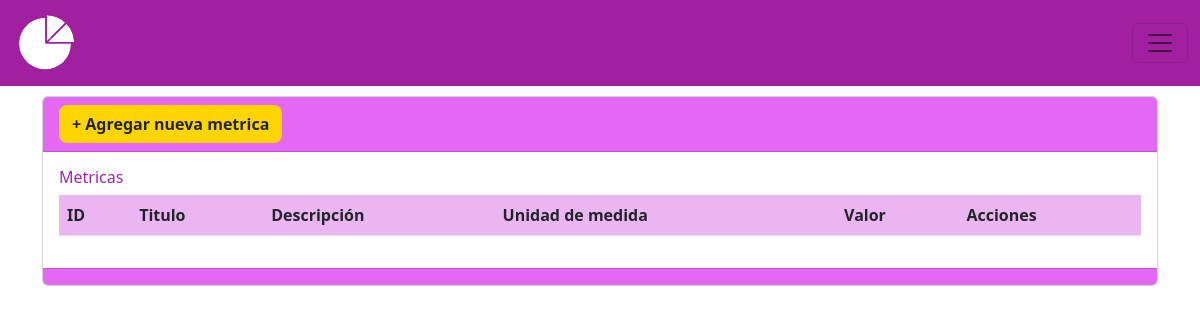
/metricas, run on an earlier commit of the app's database.
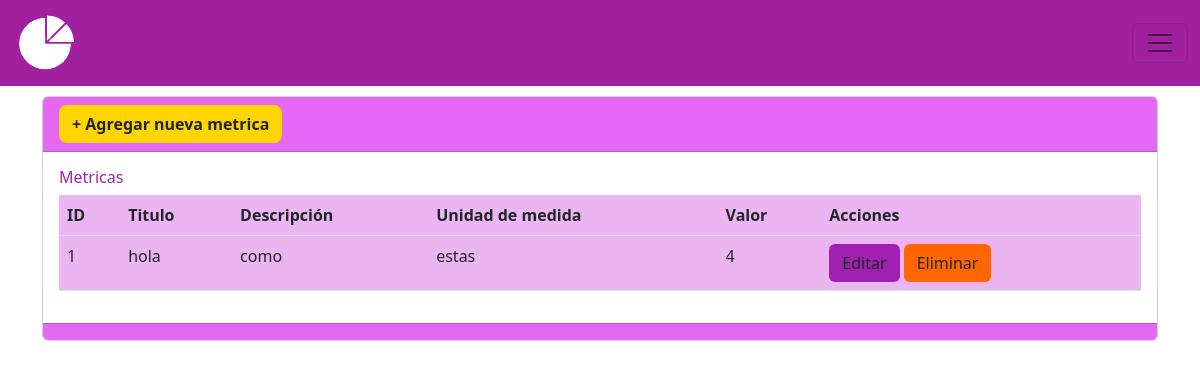
And on a later commit of the database.
### MIReApp/models.py (models this page shows, shortened)
class Metrica(models.Model):
    id = models.AutoField(primary_key=True)
    titulo = models.CharField(max_length=100,
                              verbose_name='Titulo',
                              unique= True,
                              validators= [
                                  RegexValidator(regex= r'^[a-zA-Z\s]*$',
                                                 message="El nombre no puede contener caracteres especiales.",
                                                 code='invalid_nombre')
                              ])
    descripcion = models.TextField(max_length=100, verbose_name='Descripcion', null=True)
    unidad_medida = models.CharField(max_length=100,
                                        verbose_name='Unidad de Medida',
                                        unique= True,
                                        validators= [
                                            RegexValidator(regex= r'^[a-zA-Z\s]*$',
                                                            message="La unidad de medida no puede contener caracteres especiales",
                                                            code='invalid_nombre')
                                        ])
    valor = models.IntegerField(verbose_name='Valor', validators=[MinValueValidator(0, message="El valor no puede ser negativo")], default=0)
    frecuencia = models.CharField(max_length=10, choices=FRECUENCIAS, default='Anual')

### MIReApp/views.py (the view)
# urls.py: path('metricas', views.metricas, name='metricas'),
def metricas(request):#el renderizado se hace acá, por eso tenemos el libro incrustado en el index, eso se soluciona acá
    metricas = Metrica.objects.all()
    return render(request, 'metricas/index.html', {'metrica': metricas})

### MIReApp/templates/metricas/index.html (shortened to what this page needs)
{% extends "base.html" %}
{% block contenido %}
    <div class="card">
        <div class="card-header" style="background-color: #e468f4;">
            <a name="" id="" class="btn fw-bold rounded-3" style="background-color: #ffd500;" href="{% url 'crear' %}">+ Agregar nueva metrica</a>
        </div>
        <div class="card-body">
            <h6 class="card-title">Metricas</h6>
            <div class="table-responsive">
                <table class="table" style="background-color: #eab5f1;">
                    <thead>
                        <tr>
                            <th scope="col">ID</th>
                            <th scope="col">Titulo</th>
                            <th scope="col">Descripción</th>
                            <th scope="col">Unidad de medida</th>
                            <th scope="col">Valor</th>
                            <th scope="col">Acciones</th>
                        </tr>
                    </thead>
                    <tbody>
                        {% for metri in metrica %}
                        <tr class="">
                            <td scope="row">{{ metri.id }}</td>
                            <td>{{ metri.titulo }}</td>
                            <td>{{ metri.descripcion }}</td>
                            <td>{{ metri.unidad_medida }}</td>
                            <td>{{ metri.valor }}</td>
                            <td>
                                <a name="" id="" class="btn" style="background-color: #a020b0;" href="{% url 'editar' metri.id %}">Editar</a>
                                <a name="" id="" class="btn" style="background-color: #f60;" href="{% url 'eliminar' metri.id %}" role="button">Eliminar</a>
                            </td>
                        </tr>
                        {% endfor %}
                    </tbody>
                </table>
            </div>
        </div>
        <div class="card-footer text-muted" style="background-color: #e468f4;">
        </div>
    </div>
{% endblock %}

What changed in the data, as far as the page shows it:
added Metrica: id "1", titulo "hola", descripcion "como", unidad_medida "estas", valor "4"
